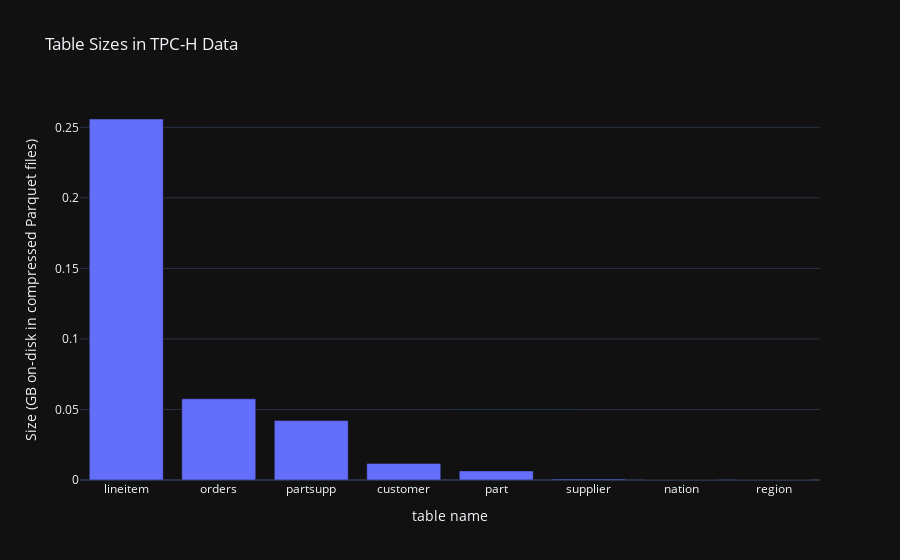

Notebook cell for this chart:
### Code cell
def get_dir_size(path):
    from pathlib import Path

    return sum(p.stat().st_size for p in Path(path).rglob("*") if p.is_file())

sizes = [get_dir_size(table) for table in tables]
names = [os.path.basename(table) for table in tables]

tmp = ibis.memtable({"name": names, "size": sizes})
tmp = tmp.mutate(size_gb=tmp["size"] / (1024**3))
tmp = tmp.mutate(size_gb_mem=tmp["size_gb"] * 11 / 5)
tmp = tmp.order_by(ibis.desc("size_gb"))

chart = px.bar(
    tmp, 
    x="name", 
    y="size_gb", 
    title="Table Sizes in TPC-H Data", 
    hover_data=["size_gb_mem"], 
    labels={
        "name": "table name", 
        "size_gb": "Size (GB on-disk in compressed Parquet files)", 
        "size_gb_mem": "Size (approx. GB in memory)"
    }, 
)

print(
    f"Total Size: {tmp['size_gb'].sum().to_pyarrow().as_py():,.2f} GBs (compressed Parquet files)"
)

chart

### Figure 1 — Plotly figure (JSON) as saved in the notebook; plotly's stock layout.template omitted (floating-point values rounded to 4 significant figures)
{"data": [{"alignmentgroup": "True", "customdata": [[0.5629], [0.1267], [0.09265], [0.0259], [0.01423], [0.001652], [4.497e-06], [2.086e-06]], "hovertemplate": "table name=%{x}<br>Size (GB on-disk in compressed Parquet files)=%{y}<br>Size (approx. GB in memory)=%{customdata[0]}<extra></extra>", "legendgroup": "", "marker": {"color": "#636efa", "pattern": {"shape": ""}}, "name": "", "offsetgroup": "", "orientation": "v", "showlegend": false, "textposition": "auto", "type": "bar", "x": ["lineitem", "orders", "partsupp", "customer", "part", "supplier", "nation", "region"], "xaxis": "x", "y": [0.2559, 0.05758, 0.04211, 0.01177, 0.006468, 0.0007508, 2.044e-06, 9.481e-07], "yaxis": "y"}], "layout": {"barmode": "relative", "legend": {"tracegroupgap": 0}, "title": {"text": "Table Sizes in TPC-H Data"}, "xaxis": {"anchor": "y", "domain": [0, 1], "title": {"text": "table name"}}, "yaxis": {"anchor": "x", "domain": [0, 1], "title": {"text": "Size (GB on-disk in compressed Parquet files)"}}}}
